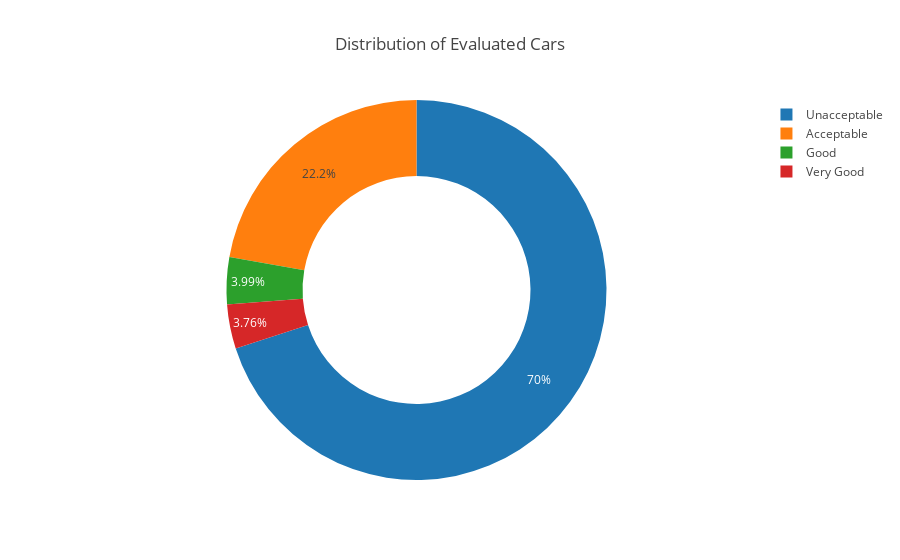

Notebook code for this chart:
### Code cell
fig = {
  "data": [
    {
      "values": [1210,384,69,65],
      "labels": [
        "Unacceptable",
        "Acceptable",
        "Good",
        "Very Good"
      ],
      "domain": {"column": 0},
      "name": "Car Evaluation",
      "hoverinfo":"label+percent+name",
      "hole": .6,
      "type": "pie"
    }],
  "layout": {
        "title":"Distribution of Evaluated Cars",
        "grid": {"rows": 1, "columns": 1},
        "annotations": [
            {
                "font": {
                    "size": 36
                },
                "showarrow": False,
                "text": "",
                "x": 0.5,
                "y": 0.5
            }
        ]
    }
}
py.iplot(fig, filename='cars_donut')

### Figure 1 — Plotly figure (JSON) as saved in the notebook; plotly's stock layout.template omitted (floating-point values rounded to 4 significant figures)
{"data": [{"domain": {"column": 0}, "hole": 0.6, "hoverinfo": "label+percent+name", "labels": ["Unacceptable", "Acceptable", "Good", "Very Good"], "name": "Car Evaluation", "type": "pie", "uid": "2969e700-8f49-4b7f-bd6a-2dd254bb3d3f", "values": [1210, 384, 69, 65]}], "layout": {"annotations": [{"font": {"size": 36}, "showarrow": false, "text": "", "x": 0.5, "y": 0.5}], "grid": {"columns": 1, "rows": 1}, "title": {"text": "Distribution of Evaluated Cars"}}}
